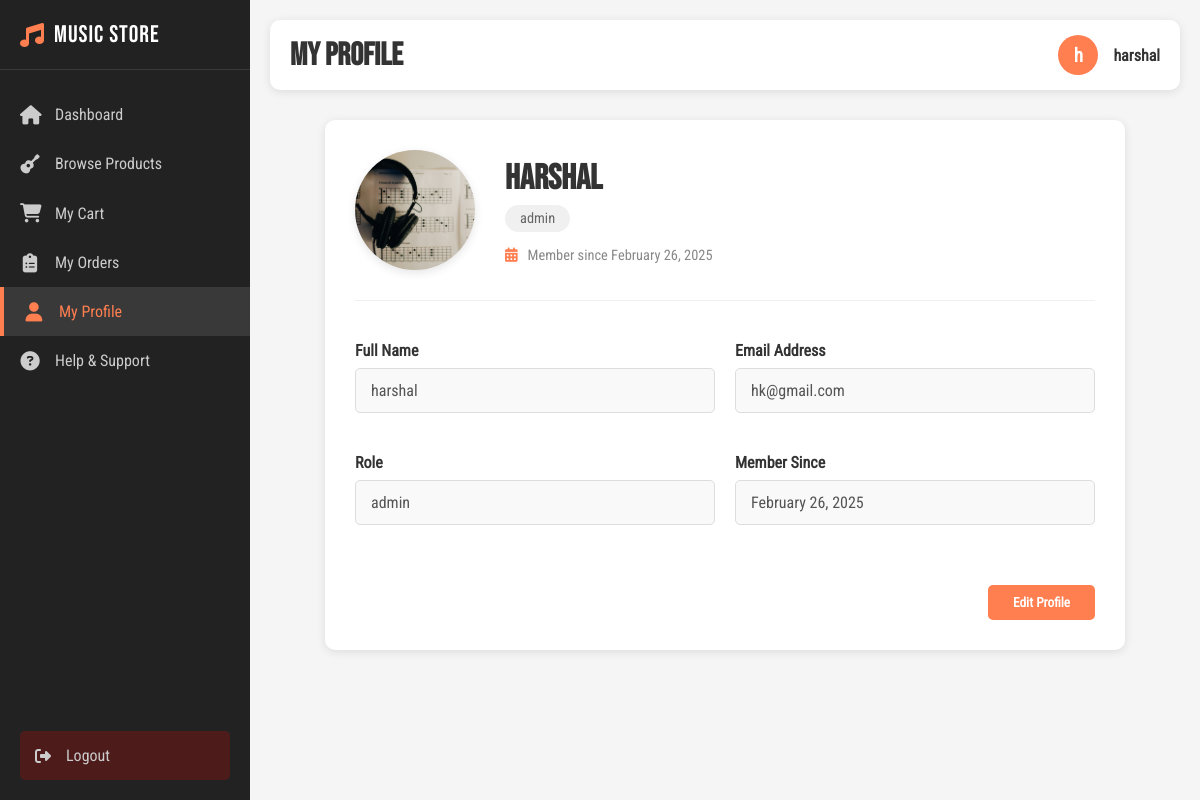
The app's page /profile.php (signed in) with its own data.
### tables this page shows
CREATE TABLE IF NOT EXISTS `users` (
  `user_id` bigint UNSIGNED NOT NULL AUTO_INCREMENT,
  `full_name` varchar(191) NOT NULL,
  `email_address` varchar(191) NOT NULL,
  `user_password` varchar(191) NOT NULL,
  `user_role` enum('customer','admin') DEFAULT 'customer',
  `user_image` varchar(255) DEFAULT NULL,
  `created_on` timestamp NULL DEFAULT CURRENT_TIMESTAMP,
  `user_address` varchar(255) DEFAULT NULL,
  `admin_code` varchar(50) DEFAULT NULL,
  `phone_number` varchar(20) DEFAULT NULL,
  PRIMARY KEY (`user_id`),
  UNIQUE KEY `user_id` (`user_id`),
  UNIQUE KEY `email_address` (`email_address`)
);

### profile.php (the view, shortened to what this page needs)
<?php
$conn = new mysqli("localhost", "root", "", "musicstore_database");
$userId = $_SESSION['user_id'];
$stmt = $conn->prepare("SELECT user_id, full_name, email_address, user_role, user_image, created_on FROM users WHERE user_id = ?");
$stmt->bind_param("i", $userId);
$stmt->execute();
$result = $stmt->get_result();
$user = $result->fetch_assoc();
?>
<!DOCTYPE html>
<html lang="en">
<head>
    <link rel="stylesheet" href="css/profile.css">
    <link rel="stylesheet" href="https://cdnjs.cloudflare.com/ajax/libs/font-awesome/6.2.0/css/all.min.css">
</head>
<body>
    <div class="dashboard-container">
        <div class="sidebar">
            <div class="sidebar-header">
                <div class="brand">
                    <i class="fas fa-music"></i>
                    <span>Music Store</span>
                </div>
            </div>
            <ul class="nav-menu">
                <li class="nav-item">
                    <a href="user_dashboard.php" class="nav-link">
                        <i class="fas fa-home"></i>
                        <span>Dashboard</span>
                    </a>
                </li>
                <li class="nav-item">
                    <a href="products.php" class="nav-link">
                        <i class="fas fa-guitar"></i>
                        <span>Browse Products</span>
                    </a>
                </li>
                <li class="nav-item">
                    <a href="cart.php" class="nav-link">
                        <i class="fas fa-shopping-cart"></i>
                        <span>My Cart</span>
                    </a>
                </li>
                <li class="nav-item">
                    <a href="user_order_detail.php" class="nav-link">
                        <i class="fas fa-clipboard-list"></i>
                        <span>My Orders</span>
                    </a>
                </li>
                <li class="nav-item">
                    <a href="profile.php" class="nav-link active">
                        <i class="fas fa-user"></i>
                        <span>My Profile</span>
                    </a>
                </li>
                <li class="nav-item">
                    <a href="support.php" class="nav-link">
                        <i class="fas fa-question-circle"></i>
                        <span>Help & Support</span>
                    </a>
                </li>
            </ul>
            <div class="logout-btn">
                <a href="logout.php">
                    <i class="fas fa-sign-out-alt"></i>
                    <span>Logout</span>
                </a>
            </div>
        </div>
        <div class="main-content">
            <div class="header">
                <h1 class="page-title">My Profile</h1>
                <div class="user-info">
                    <div class="user-avatar">
                        <?php echo substr($user['full_name'], 0, 1); ?>
                    </div>
                    <span class="user-name"><?php echo htmlspecialchars($user['full_name']); ?></span>
                </div>
            </div>
            <div class="profile-container">
                <div class="profile-header">
                    <div class="profile-image">
                        <?php if ($user['user_image']): ?>
                            <img src="<?php echo htmlspecialchars($user['user_image']); ?>" alt="Profile Picture">
                        <?php else: ?>
                            <i class="fas fa-user"></i>
                        <?php endif; ?>
                    </div>
                    <div class="profile-info">
                        <h2 class="profile-name"><?php echo htmlspecialchars($user['full_name']); ?></h2>
                        <div class="profile-role"><?php echo htmlspecialchars($user['user_role']); ?></div>
                        <div class="member-since">
                            <i class="fas fa-calendar-alt"></i>
                            <span>Member since <?php echo date('F j, Y', strtotime($user['created_on'])); ?></span>
                        </div>
                    </div>
                </div>
                <form method="POST" id="profileForm" class="profile-form">
                    <div class="form-group">
                        <label for="full_name">Full Name</label>
                        <input type="text" id="full_name" name="full_name" value="<?php echo htmlspecialchars($user['full_name']); ?>" disabled required>
                    </div>
                    <div class="form-group">
                        <label for="email_address">Email Address</label>
                        <input type="email" id="email_address" name="email_address" value="<?php echo htmlspecialchars($user['email_address']); ?>" disabled required>
                    </div>
                    <div class="form-group">
                        <label for="user_role">Role</label>
                        <input type="text" id="user_role" value="<?php echo htmlspecialchars($user['user_role']); ?>" disabled>
                    </div>
                    <div class="form-group">
                        <label for="created_on">Member Since</label>
                        <input type="text" id="created_on" value="<?php echo date('F j, Y', strtotime($user['created_on'])); ?>" disabled>
                    </div>
                    <div class="form-actions">
                        <button type="button" id="editBtn" class="btn btn-edit" onclick="toggleEdit()">Edit Profile</button>
                    </div>
                </form>
            </div>
        </div>
    </div>
</body>
</html>

### css/profile.css (style rules this page uses)
* { margin: 0; padding: 0; font-family: "font"; box-sizing: border-box; }
html, body { width: 100%; height: 100%; background-color: #f5f5f5; }
.dashboard-container { display: flex; height: 100vh; width: 100%; }
.sidebar { width: 250px; height: 100%; background-color: #222; color: #fff; transition: all 0.3s ease-in-out; position: fixed; z-index: 1000; }
.sidebar-header { padding: 20px; border-bottom: 1px solid rgba(255, 255, 255, 0.1); }
.brand { display: flex; align-items: center; gap: 10px; }
.brand i { font-size: 1.5rem; color: #ff7f50; }
.brand span { font-family: "Bold"; font-size: 1.5rem; letter-spacing: 1px; }
.nav-menu { padding: 20px 0; }
.nav-item { list-style: none; }
.nav-link { display: flex; align-items: center; padding: 15px 20px; color: #ccc; text-decoration: none; transition: all 0.3s ease; gap: 15px; }
.nav-link:hover, .nav-link.active { background-color: rgba(255, 255, 255, 0.1); color: #ff7f50; border-left: 4px solid #ff7f50; }
.nav-link i { font-size: 1.2rem; width: 20px; text-align: center; }
.logout-btn { position: absolute; bottom: 20px; width: 100%; padding: 0 20px; }
.logout-btn a { display: flex; align-items: center; padding: 15px; color: #ccc; text-decoration: none; transition: all 0.3s ease; background-color: rgba(255, 0, 0, 0.2); border-radius: 5px; gap: 15px; }
.main-content { flex: 1; margin-left: 250px; padding: 20px; transition: all 0.3s ease-in-out; }
.header { display: flex; justify-content: space-between; align-items: center; margin-bottom: 30px; background-color: #fff; padding: 15px 20px; border-radius: 10px; box-shadow: 0 2px 10px rgba(0, 0, 0, 0.1); }
.page-title { font-family: "Bold"; font-size: 2rem; color: #333; }
.user-info { display: flex; align-items: center; gap: 15px; }
.user-avatar { width: 40px; height: 40px; background-color: #ff7f50; color: #fff; border-radius: 50%; display: flex; justify-content: center; align-items: center; font-size: 1.2rem; font-weight: bold; }
.user-name { font-weight: 600; color: #333; }
.profile-container { background-color: #fff; border-radius: 10px; padding: 30px; box-shadow: 0 2px 10px rgba(0, 0, 0, 0.1); max-width: 800px; margin: 0 auto; }
.profile-header { display: flex; align-items: center; gap: 30px; margin-bottom: 40px; padding-bottom: 30px; border-bottom: 1px solid #f0f0f0; }
.profile-image { width: 120px; height: 120px; background-color: #f0f0f0; color: #999; border-radius: 50%; display: flex; justify-content: center; align-items: center; overflow: hidden; box-shadow: 0 3px 10px rgba(0, 0, 0, 0.1); }
.profile-image img { width: 100%; height: 100%; object-fit: cover; }
.profile-info { flex: 1; }
.profile-name { font-family: "Bold"; font-size: 2.2rem; color: #333; margin-bottom: 5px; }
.profile-role { display: inline-block; padding: 5px 15px; background-color: #f0f0f0; border-radius: 20px; font-size: 0.9rem; color: #666; margin-bottom: 15px; }
.member-since { display: flex; align-items: center; gap: 10px; font-size: 0.9rem; color: #888; }
.member-since i { color: #ff7f50; }
.profile-form { display: grid; grid-template-columns: 1fr 1fr; gap: 20px; }
.form-group { margin-bottom: 20px; }
label { display: block; margin-bottom: 8px; font-weight: 600; color: #333; }
input[type="text"], input[type="email"], input[type="password"] { width: 100%; padding: 12px 15px; border: 1px solid #ddd; border-radius: 5px; font-size: 1rem; transition: border 0.3s ease; }
input[disabled] { background-color: #f9f9f9; cursor: not-allowed; }
.form-actions { grid-column: span 2; display: flex; justify-content: flex-end; gap: 15px; margin-top: 20px; }
.btn { padding: 10px 25px; border: none; border-radius: 5px; font-weight: 600; cursor: pointer; transition: all 0.3s ease; }
.btn-edit { background-color: #ff7f50; color: #fff; }

### records on screen
users: full_name "h", full_name "harshal", user_image (picture), user_role "admin", created_on "February 26, 2025", email_address "hk@gmail.com"
